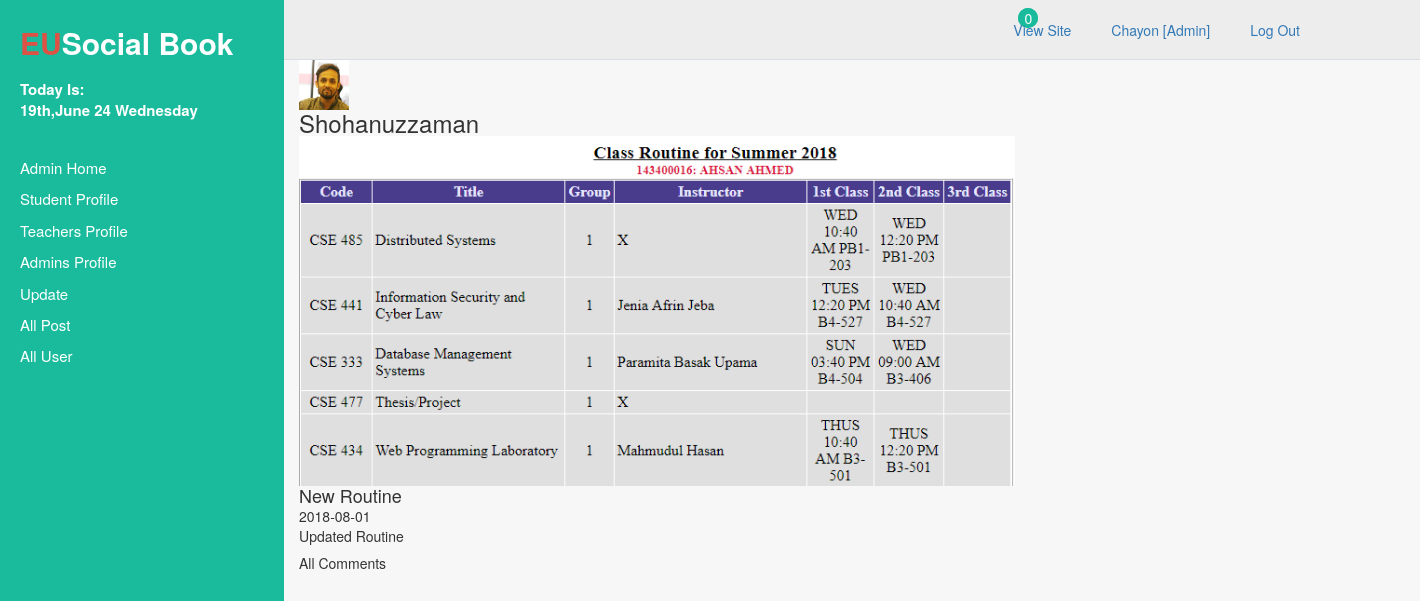
Page /admin/read_more.php?view_post=18 (signed in) on the committed database.
### tables this page shows
CREATE TABLE `posts` (
  `post_id` int(10) NOT NULL,
  `post_headings` varchar(255) NOT NULL,
  `post_description` text NOT NULL,
  `post_author` varchar(255) NOT NULL,
  `post_catagory` varchar(10) NOT NULL,
  `post_image` varchar(255) NOT NULL,
  `post_type` varchar(255) NOT NULL,
  `post_date` date NOT NULL,
  `post_time` time NOT NULL,
  `user_type` varchar(20) NOT NULL
);

### admin/read_more.php (the view, shortened to what this page needs)
<?php
if(!isset($_SESSION['admin_name'])){
	header("location: sign_in.php");
}
else{
?>
<?php require_once('include/header.php'); ?>
	<section class="content-section">
		<div class="container">
			<div class="page-area">
				<div class="row">
<?php
		if(isset($_GET['view_post'])){
		$id1=$_GET['view_post'];
		$query="SELECT * from posts where post_id=$id1 ORDER BY 1 DESC";
		$run= mysqli_query($connection,$query);
		while($row=mysqli_fetch_array($run)){
			$post_date = $row['post_date'];
			$headings=$row['post_headings'];
			$description=$row['post_description'];
			$author=$row['post_author'];
			$user_type=$row['user_type'];
			$image=$row['post_image'];
?>
					<div class="col-md-8 col-sm-6 col-xs-12">
						<div class="page-left">
							<div class="blog-item wow fadeInUp" data-wow-offset="0" data-wow-delay="0.2s">
								<div class="row">
									<div class="col-xs-12 blog-content read-more-content full-blog-content">
										<?php
											$user=$user_type;
											$id = $user.'_'.'id';
											$query="SELECT * from $user where $id=$author ORDER BY 1 DESC";
											$run2= mysqli_query($connection,$query);
											$row2=mysqli_fetch_array($run2);
												$fname = $row2['first_name'];
												$image_icon=$row2[$user.'_'.'image'];
										 ?>
										<img src="../image/<?php echo $user;?>/<?php echo $image_icon;?>" style="height:50px; width:50px;"alt="" />
										<h3><?php echo $fname;?></h3>
										<a href=""><img class="img-responsive" src="../image/post/<?php echo $image;?>" style="height:350px; width:auto;" alt="Image is not support"/></a>
										<h4><?php echo $headings;?></h4>
										<div class="time">
											<p><?php echo $post_date?></p>
										</div>
										<p><?php echo $description;?></p>
									</div>
								</div>
								<div class="do-comment" style="margin-top:10px;height:350px; width:350px;">
									<h5>All comments</h5>
								</div>
							</div>
						</div>
					</div>
	<?php   }   } ?>
					<div class="col-md-4 col-sm-6 col-xs-12">
					</div>
				</div>
			</div>
		</div>
	</section>
	<?php require_once('include/footer.php'); ?>
</body>
</html>
<?php } ?>

### admin/css/style.css (style rules this page uses)
body { background:#F7F7F7; text-transform:capitalize; }

### admin/css/admin-style.css (style rules this page uses)
* { margin: 0; padding: 0; border: none; outline: none; }
html { font-size: 62.5%; }
body { background: #F7F7F7; overflow-x: hidden; text-transform:capitalize; }
p { margin: 0; }
h1, h2, h3, h4, h5, h6 { margin: 0; }
a, a:hover, a:link, a:visited { display: block; text-decoration: none; outline: none; }
img { display: block; width: 100%; }

### rows in the picture
posts: user_type.admin_image (picture), admin.first_name "Shohanuzzaman", post_image (picture), post_headings "New Routine", post_date "2018-08-01", post_description "Updated Routine"

### other values in the picture
$count "0"
$_SESSION['admin_name'] "Chayon"
$_SESSION['admin_type'] "Admin"
